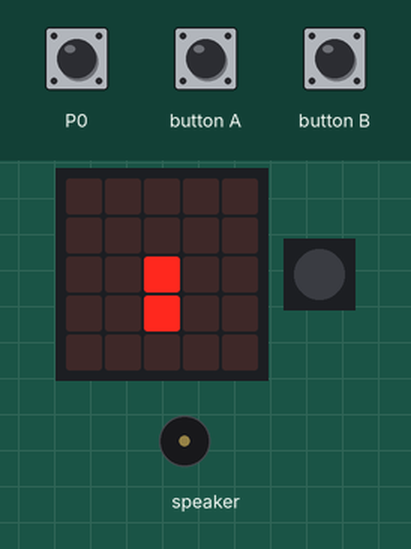
A program run on a simulated Calliope mini (MakeCode). On the bench: the board's 5×5 LED display, 1 RGB LEDs in strip order, left to right, buzzer (waves = sounding). The inputs (shaded band) are chosen by the test bench. Dim RGB values are drawn brighter than linear; random numbers come from a fixed seed.

Above: at 1.2 s.
1.3 s: touch pin P0 pressed for 0.15 s
At 1.57 s:
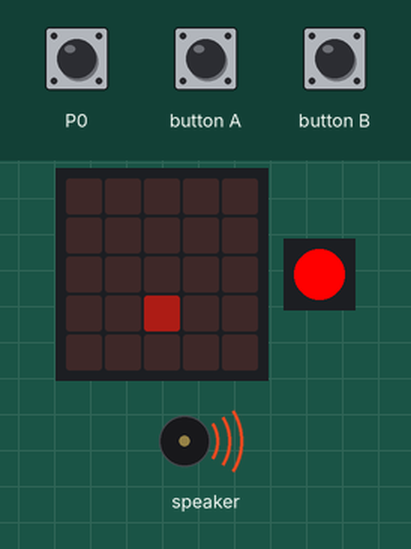
4.4 s: button A pressed for 0.15 s
At 5.5 s:
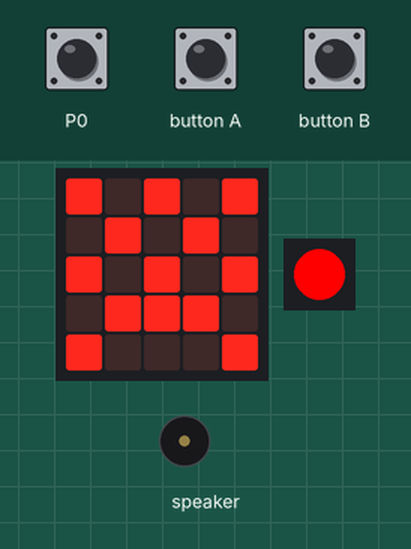
6.0 s: touch pin P0 pressed for 0.15 s
9.1 s: touch pin P0 pressed for 0.15 s
12.2 s: button B pressed for 0.15 s
At 14.2 s:
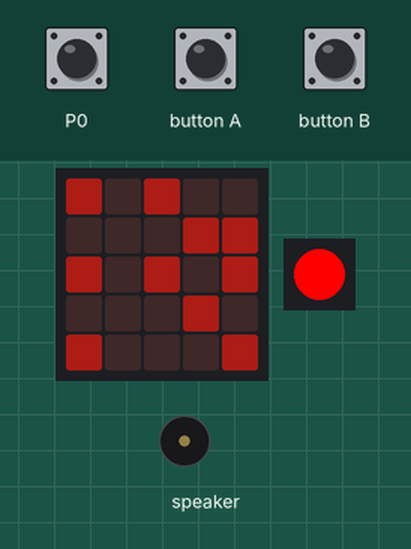
Timing chart, 0 to 15.7 s (numbered marks = the images above; inputs shaded):
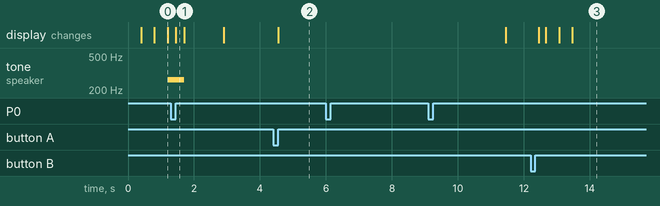

Measured:
- after the input at 4.4 s, the display: changes after 0.15 s (image 2)
- after the input at 6.0 s, every drawn part: stays the same
- what the display in image 0 shows lasts 0.4 s, from 0.8 s to 1.2 s

The program:

main.ts
```typescript
let box: number[] = [];
let player: number[] = [];
let display: number[] = [];
let gamePause = false
player = [2, 3];
box = [2, 0];
gamePause = false
drawPlayer(player[0], player[1]);

//__________ Player ___________________________________________________________________________
function drawPlayer (x: number, y: number) {
    led.plot(x, y);
    checkCollision();
}


//__________ Box ___________________________________________________________________________
basic.forever(function () {
    if(gamePause == false){
        for(let i = 0; i < 5; i++) {
        basic.pause(400);
        moveBox();
        }
        newBox();
    }
})


function newBox (){
    led.unplot(box[0], box[1]);
    box[0] = randint(0, 4);
    box[1] = 0;
    drawBox();
    moveBox();
}

function drawBox () {
    led.unplot(box[0], box[1]);
    led.plot(box[0], box[1]);
}

function moveBox () {

    led.unplot(box[0], box[1]);
    box[1] += 1;
    drawBox();
    checkCollision();
}


//__________ GameElements ___________________________________________________________________________
function checkCollision() {
    if ( compareElements(player[0], box[0]) ){
        if ( compareElements(player[1], box[1]) ){
            gameOver();
        }
    }
}

function compareElements(i: number, h: number) {
    return i == h;
}


//__________ Game ___________________________________________________________________________
function gameOver(){
    music.playTone(Note.C, music.beat())
    basic.setLedColor(0xff0000);
    led.enable(true);
    led.setBrightness(255);

    basic.showLeds(`
    # . # . #
    . # . # .
    # . # . #
    . # . # .
    # . # . #
    `)


}

function pauseGame() {
    if(gamePause == false){
        gamePause = true;
    }else{
        gamePause = false
    }
}


//__________ Control ___________________________________________________________________________
input.onButtonPressed(Button.A, function () {
    if(gamePause == false){
        led.unplot(player[0], player[1]);
        player[0] -= 1;
    }
    drawPlayer(player[0], player[1])

})


input.onButtonPressed(Button.B, function () {
    if(gamePause == false){
        led.unplot(player[0], player[1]);
        player[0] += 1;
    }
    drawPlayer(player[0], player[1])
})

input.onPinPressed(TouchPin.P0, function () {

    if(gamePause == false){
        gamePause = true;
        led.setBrightness(50);
        led.enable(true);
        basic.setLedColor(0xff0000);
        basic.pause(10000);
    }else {
        led.setBrightness(0);
        gamePause = false;
        led.enable(false);
        basic.pause(1000);

    }

    /*
    led.setBrightness(100);
    basic.setLedColor(0xff0000);
    led.enable(true);
    */
})
```
